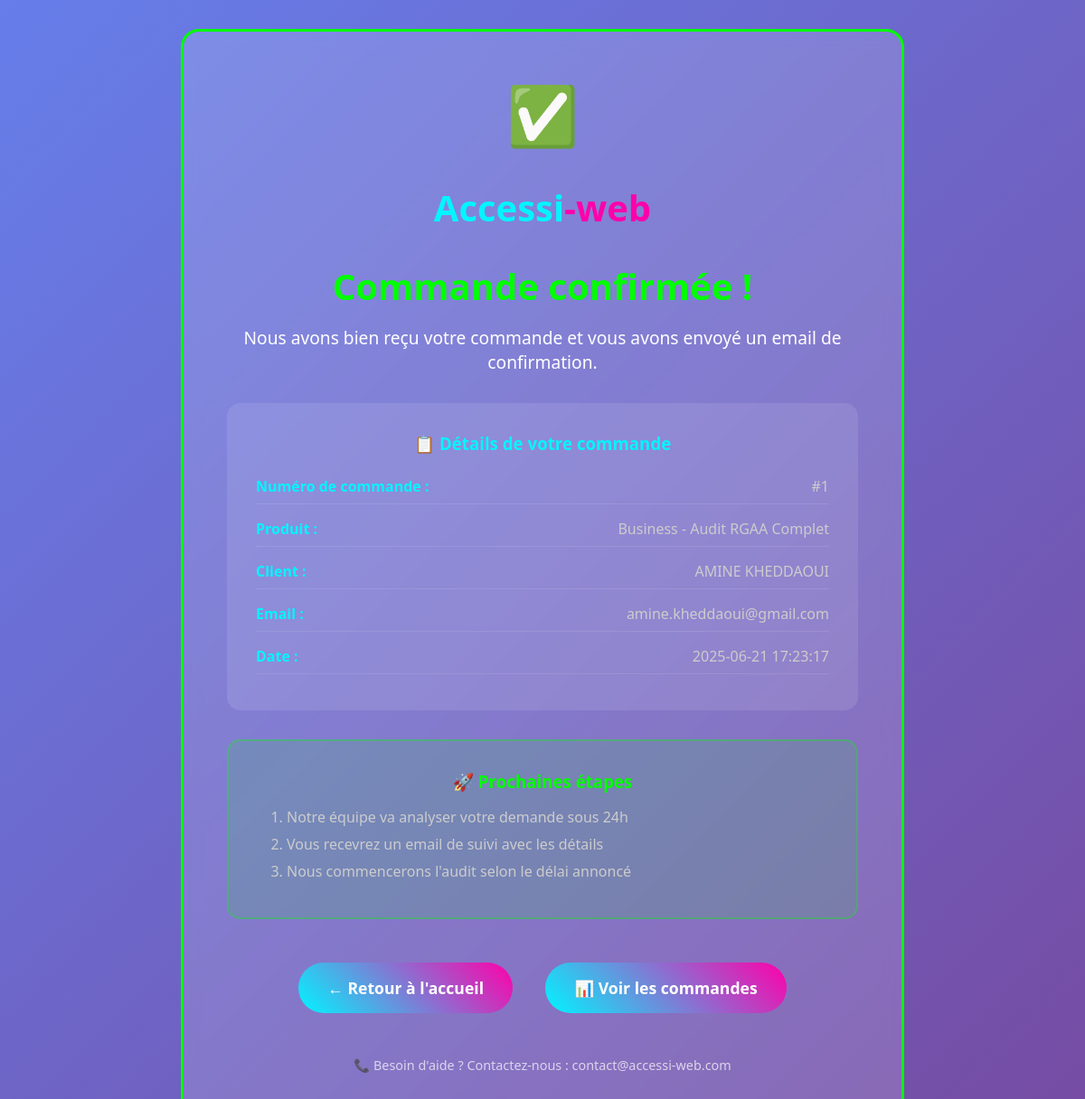
The app's page /success?order_id=1 with its own data.
### tables this page shows
CREATE TABLE orders (
                    id INTEGER PRIMARY KEY AUTOINCREMENT,
                    name TEXT NOT NULL,
                    email TEXT NOT NULL,
                    phone TEXT,
                    company TEXT,
                    shipping_address TEXT NOT NULL,
                    product TEXT NOT NULL,
                    quantity INTEGER NOT NULL,
                    project_description TEXT,
                    deadline TEXT,
                    payment_status TEXT,
                    created_at TIMESTAMP DEFAULT CURRENT_TIMESTAMP
                );

### app.py (the view, shortened to what this page needs)
@app.route('/success')
def success():
    order_id = request.args.get('order_id')
    if order_id:
        conn = get_db_connection()
        order = conn.execute('SELECT * FROM orders WHERE id = ?', (order_id,)).fetchone()
        conn.close()
        if order:
            order_dict = dict(order)
            return render_template('success.html', order=order_dict)

### app.py (called while the page is built)
def get_db_connection():
    conn = sqlite3.connect(app.config['DATABASE'])
    conn.row_factory = sqlite3.Row
    return conn

### templates/success.html (shortened to what this page needs)
<!DOCTYPE html>
<html lang="fr">
<head>
</head>
<body>
    <div class="container">
        <div class="success-icon">✅</div>
        <div class="logo">
            Accessi<span class="accent">-web</span>
        </div>
        <h1 class="success-title">Commande confirmée !</h1>
        <p style="font-size: 1.2rem; margin-bottom: 2rem;">
            Nous avons bien reçu votre commande et vous avons envoyé un email de confirmation.
        </p>
        <div class="order-details">
            <h3>📋 Détails de votre commande</h3>
            <div class="detail-row">
                <span class="detail-label">Numéro de commande :</span>
                <span class="detail-value">#{{ order.id }}</span>
            </div>
            <div class="detail-row">
                <span class="detail-label">Produit :</span>
                <span class="detail-value">{{ order.product }}</span>
            </div>
            <div class="detail-row">
                <span class="detail-label">Client :</span>
                <span class="detail-value">{{ order.name }}</span>
            </div>
            <div class="detail-row">
                <span class="detail-label">Email :</span>
                <span class="detail-value">{{ order.email }}</span>
            </div>
            <div class="detail-row">
                <span class="detail-label">Date :</span>
                <span class="detail-value">{{ order.created_at }}</span>
            </div>
        </div>
        <div class="next-steps">
            <h3>🚀 Prochaines étapes</h3>
            <ol>
                <li>Notre équipe va analyser votre demande sous 24h</li>
                <li>Vous recevrez un email de suivi avec les détails</li>
                <li>Nous commencerons l'audit selon le délai annoncé</li>
            </ol>
        </div>
        <div style="margin-top: 2rem;">
            <a href="/" class="btn">← Retour à l'accueil</a>
            <a href="/admin" class="btn">📊 Voir les commandes</a>
        </div>
        <p style="margin-top: 2rem; font-size: 0.9rem; color: rgba(255, 255, 255, 0.7);">
            📞 Besoin d'aide ? Contactez-nous : contact@accessi-web.com
        </p>
    </div>
</body>
</html>

### templates/success.html (style rules this page uses)
* { margin: 0; padding: 0; box-sizing: border-box; }
body { font-family: 'Segoe UI', Tahoma, Geneva, Verdana, sans-serif; background: linear-gradient(135deg, #667eea 0%, #764ba2 100%); color: white; min-height: 100vh; padding: 2rem; }
.container { max-width: 800px; margin: 0 auto; background: rgba(255, 255, 255, 0.15); backdrop-filter: blur(10px); border: 3px solid #00ff00; border-radius: 20px; padding: 3rem; text-align: center; }
.success-icon { font-size: 4rem; margin-bottom: 2rem; }
.logo { font-size: 2.5rem; font-weight: bold; color: #00f5ff; margin-bottom: 2rem; }
.logo .accent { color: #ff00aa; }
.success-title { font-size: 2.5rem; color: #00ff00; margin-bottom: 1rem; }
.order-details { background: rgba(255, 255, 255, 0.1); border-radius: 15px; padding: 2rem; margin: 2rem 0; text-align: left; }
.order-details h3 { color: #00f5ff; margin-bottom: 1rem; text-align: center; }
.detail-row { display: flex; justify-content: space-between; margin-bottom: 0.5rem; padding: 0.5rem 0; border-bottom: 1px solid rgba(255, 255, 255, 0.1); }
.detail-label { font-weight: bold; color: #00f5ff; }
.detail-value { color: #ccc; }
.btn { background: linear-gradient(45deg, #00f5ff, #ff00aa); border: none; border-radius: 50px; padding: 1rem 2rem; color: white; font-size: 1.1rem; font-weight: bold; cursor: pointer; transition: all 0.3s ease; text-decoration: none; display: inline-block; margin: 1rem; }
.next-steps { background: rgba(0, 255, 0, 0.1); border: 2px solid rgba(0, 255, 0, 0.3); border-radius: 15px; padding: 2rem; margin: 2rem 0; }
.next-steps h3 { color: #00ff00; margin-bottom: 1rem; }
.next-steps ol { text-align: left; margin-left: 2rem; }
.next-steps li { margin-bottom: 0.5rem; color: #ccc; }

### records on screen
orders: id "1", product "Business - Audit RGAA Complet", name "AMINE KHEDDAOUI", email "amine.kheddaoui@gmail.com", created_at "2025-06-21 17:23:17"
